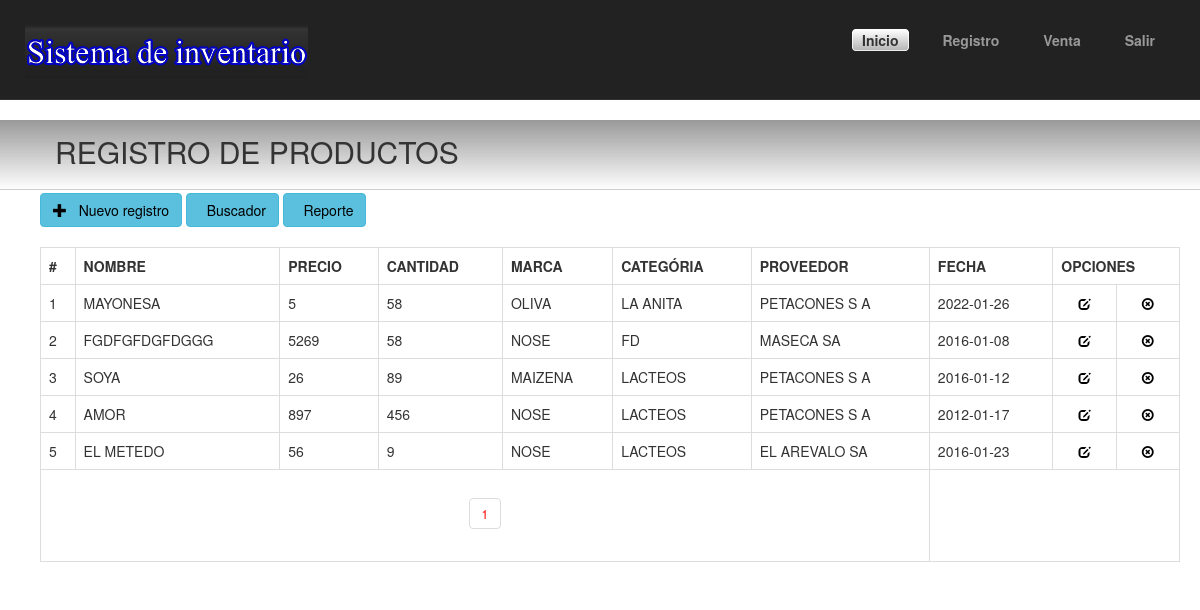
Page /Producto/producto.php (signed in) on the committed database.
### tables this page shows
CREATE TABLE IF NOT EXISTS `producto` (
`Idproducto` int(11) NOT NULL,
  `nombre` varchar(50) NOT NULL,
  `precio` int(11) NOT NULL,
  `cantidad` int(11) NOT NULL,
  `Idmarca` varchar(30) NOT NULL,
  `Idcategoria` varchar(30) NOT NULL,
  `Idproveedor` varchar(30) NOT NULL,
  `fechaven` date NOT NULL
);

### Producto/Clases/class.productos.php (the view, shortened to what this page needs)
<?php
class Productos {
	private $db;
	function __construct($DB_con){
		$this->db = $DB_con;
	}
public function dataview($query)
	{
		$stmt = $this->db->prepare($query);
		$stmt->execute();
		if($stmt->rowCount()>0)
		{
			while($row=$stmt->fetch(PDO::FETCH_ASSOC))
			{
				?>
                <tr>
                <td><?php print($row['Idproducto']); ?></td>
                <td><?php print($row['nombre']); ?></td>
                 <td><?php print($row['precio']); ?></td>
                  <td><?php print($row['cantidad']); ?></td>
                   <td><?php print($row['Idmarca']); ?></td>
                    <td><?php print($row['Idcategoria']); ?></td>
                    <td><?php print($row['Idproveedor']); ?></td>
                     <td><?php print($row['fechaven']); ?></td>
                <td align="center">
                <a href="Editar.php?Idproducto=<?php print($row['Idproducto']); ?>"><i class="glyphicon glyphicon-edit"></i></a>
                </td>
                <td align="center">
                <a href="Eliminar.php?Idproducto=<?php print($row['Idproducto']); ?>"><i class="glyphicon glyphicon-remove-circle"></i></a>
                </td>
                </tr>
                <?php
			}
		}
		else
		{
			?>
            <tr>
            <td>No hay registros...</td>
            </tr>
            <?php
		}
	}
	public function paginglink($query,$records_per_page)
	{
		$self = $_SERVER['PHP_SELF'];
		$stmt = $this->db->prepare($query);
		$stmt->execute();
		$total_no_of_records = $stmt->rowCount();
		if($total_no_of_records > 0)
		{
			?><ul class="pagination"><?php
			$total_no_of_pages=ceil($total_no_of_records/$records_per_page);
			$current_page=1;
			for($i=1;$i<=$total_no_of_pages;$i++)
			{
				if($i==$current_page)
				{
					echo "<li><a href='".$self."?page_no=".$i."' style='color:red;'>".$i."</a></li>";
				}
				else
				{
					echo "<li><a href='".$self."?page_no=".$i."'>".$i."</a></li>";
				}
			}
			?></ul><?php
		}
	}
}

### css/style.css (style rules this page uses)
body { margin: 0px;padding: 0px;border: 0px;font-family:Arial, Helvetica, sans-serif;background:#E6E6E6;color:#666; }
a { font-size:12px; color:#666; }
a:link { color:#000000; text-decoration:none; }

### rows in the picture
producto: Idproducto "1", nombre "MAYONESA", precio "5", cantidad "58", Idmarca "OLIVA", Idcategoria "LA ANITA", Idproveedor "PETACONES S A", fechaven "2022-01-26"
producto: Idproducto "2", nombre "FGDFGFDGFDGGG", precio "5269", cantidad "58", Idmarca "NOSE", Idcategoria "FD", Idproveedor "MASECA SA", fechaven "2016-01-08"
producto: Idproducto "3", nombre "SOYA", precio "26", cantidad "89", Idmarca "MAIZENA", Idcategoria "LACTEOS", Idproveedor "PETACONES S A", fechaven "2016-01-12"
producto: Idproducto "4", nombre "AMOR", precio "897", cantidad "456", Idmarca "NOSE", Idcategoria "LACTEOS", Idproveedor "PETACONES S A", fechaven "2012-01-17"
producto: Idproducto "5", nombre "EL METEDO", precio "56", cantidad "9", Idmarca "NOSE", Idcategoria "LACTEOS", Idproveedor "EL AREVALO SA", fechaven "2016-01-23"
